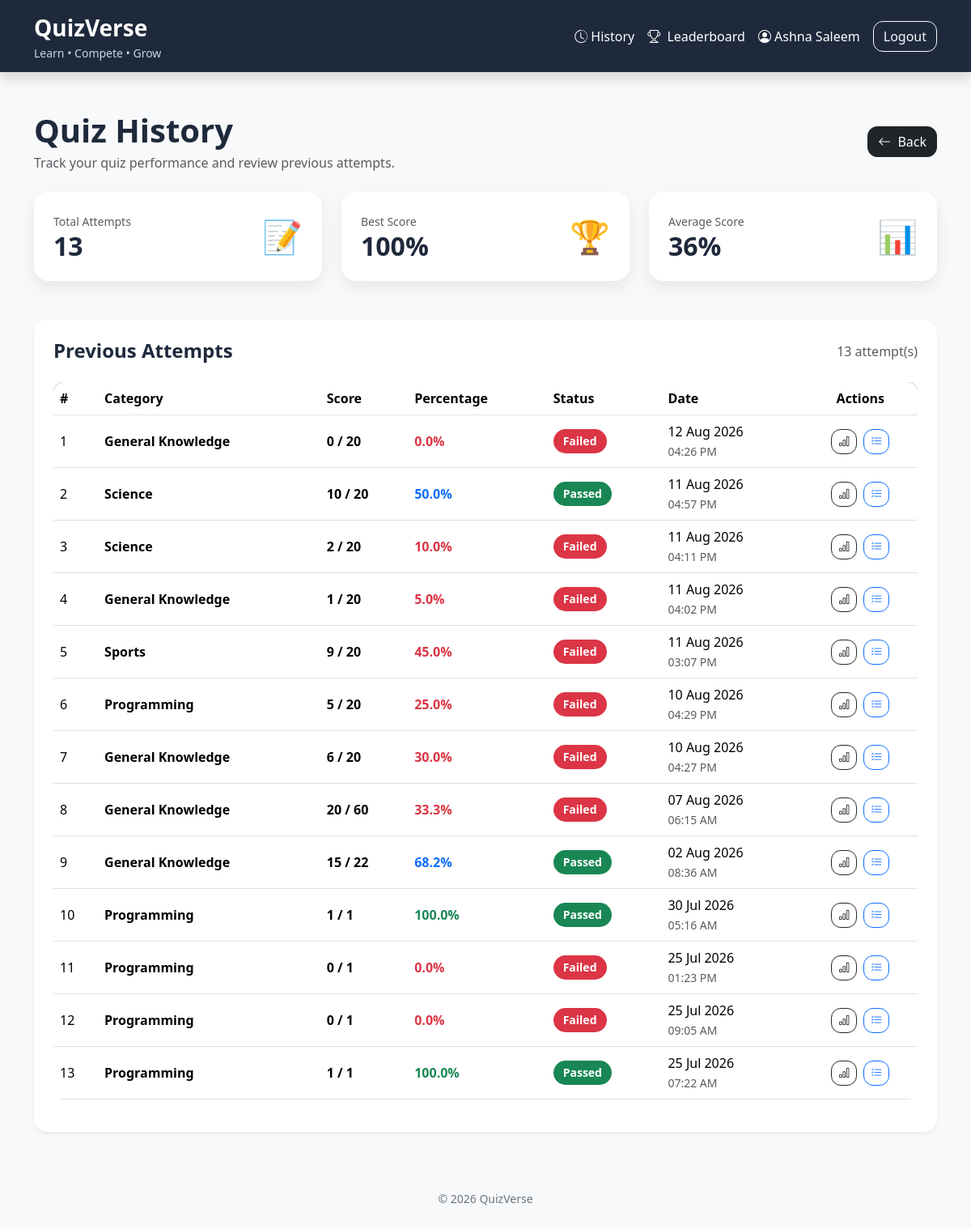
The page /online-quiz-system/participant/history.php (signed in) on the database its author committed.
### tables this page shows
CREATE TABLE `quiz_attempts` (
  `id` int(11) NOT NULL,
  `user_id` int(11) NOT NULL,
  `category_id` int(11) NOT NULL,
  `score` int(11) NOT NULL,
  `total_questions` int(11) NOT NULL,
  `attempt_date` timestamp NOT NULL DEFAULT current_timestamp()
);

CREATE TABLE `categories` (
  `id` int(11) NOT NULL,
  `category_name` varchar(100) NOT NULL,
  `description` text DEFAULT NULL,
  `created_at` timestamp NOT NULL DEFAULT current_timestamp()
);

### online-quiz-system/participant/history.php (the view, shortened to what this page needs)
<?php
include("../includes/db.php");
$user_id = $_SESSION['user_id'];
$query = mysqli_query(
    $conn,
    "
    SELECT
        quiz_attempts.id AS attempt_id,
        quiz_attempts.score,
        quiz_attempts.total_questions,
        quiz_attempts.attempt_date,
        categories.category_name
    FROM quiz_attempts
    INNER JOIN categories
        ON quiz_attempts.category_id = categories.id
    WHERE quiz_attempts.user_id='$user_id'
    ORDER BY quiz_attempts.attempt_date DESC
    "
);
$totalAttempts = mysqli_num_rows($query);
$bestScore = 0;
$totalScore = 0;
$data = [];
while($row = mysqli_fetch_assoc($query))
{
    $data[] = $row;
    if($row['total_questions'] > 0)
    {
        $percentage =
            ($row['score'] / $row['total_questions']) * 100;
    }
    else
    {
        $percentage = 0;
    }
    $totalScore += $percentage;
    if($percentage > $bestScore)
    {
        $bestScore = $percentage;
    }
}
$average = $totalAttempts
    ? $totalScore / $totalAttempts
    : 0;
?>
<!DOCTYPE html>
<html lang="en">
<head>
<link
    href="https://cdn.jsdelivr.net/npm/bootstrap@5.3.7/dist/css/bootstrap.min.css"
    rel="stylesheet"
>
<link
    rel="stylesheet"
    href="../css/style.css"
>
<link
    rel="stylesheet"
    href="https://cdn.jsdelivr.net/npm/bootstrap-icons@1.11.3/font/bootstrap-icons.min.css"
>
</head>
<body class="bg-light">
<nav class="navbar navbar-expand-lg shadow">
<div class="container">
<a
    class="navbar-brand text-white"
    href="dashboard.php"
>
<span class="d-block fw-bold fs-3">
QuizVerse
</span>
<small style="display:block;color:#CBD5E1;">
Learn • Compete • Grow
</small>
</a>
<div class="ms-auto d-flex align-items-center gap-3">
<a
    href="history.php"
    class="nav-link text-white"
>
<i class="bi bi-clock-history"></i>
History
</a>
<a
    href="leaderboard.php"
    class="nav-link text-white"
>
    <i class="bi bi-trophy me-1"></i>
    Leaderboard
</a>
<a
    href="profile.php"
    class="nav-link text-white"
>
<i class="bi bi-person-circle"></i>
<?php echo htmlspecialchars($_SESSION['user_name']); ?>
</a>
<a
    href="../logout.php"
    class="btn btn-outline-light"
>
Logout
</a>
</div>
</div>
</nav>
<div class="container py-5">
<div class="d-flex justify-content-between align-items-center mb-4">
<div>
<h1 class="fw-bold mb-1">
Quiz History
</h1>
<p class="text-muted mb-0">
Track your quiz performance and review previous attempts.
</p>
</div>
<a
    href="dashboard.php"
    class="btn btn-dark"
>
<i class="bi bi-arrow-left me-1"></i>
Back
</a>
</div>
<div class="row g-4 mb-5">
<div class="col-md-4">
<div class="card stats-card p-4 h-100">
<div class="d-flex justify-content-between align-items-center">
<div>
<small class="text-muted">
Total Attempts
</small>
<h2 class="fw-bold mb-0">
<?php echo $totalAttempts; ?>
</h2>
</div>
<div class="fs-1">
📝
</div>
</div>
</div>
</div>
<div class="col-md-4">
<div class="card stats-card p-4 h-100">
<div class="d-flex justify-content-between align-items-center">
<div>
<small class="text-muted">
Best Score
</small>
<h2 class="fw-bold mb-0">
<?php echo round($bestScore); ?>%
</h2>
</div>
<div class="fs-1">
🏆
</div>
</div>
</div>
</div>
<div class="col-md-4">
<div class="card stats-card p-4 h-100">
<div class="d-flex justify-content-between align-items-center">
<div>
<small class="text-muted">
Average Score
</small>
<h2 class="fw-bold mb-0">
<?php echo round($average); ?>%
</h2>
</div>
<div class="fs-1">
📊
</div>
</div>
</div>
</div>
</div>
<div class="card shadow-sm border-0">
<div class="card-body p-4">
<div class="d-flex justify-content-between align-items-center mb-4">
<h4 class="fw-bold mb-0">
Previous Attempts
</h4>
<span class="text-muted">
<?php echo $totalAttempts; ?> attempt(s)
</span>
</div>
<?php if($totalAttempts == 0) { ?>
<div class="text-center py-5">
<div class="fs-1 mb-3">
📚
</div>
<h4 class="fw-bold">
No quizzes attempted yet
</h4>
<p class="text-muted">
Take your first quiz to see your performance here.
</p>
<a
    href="dashboard.php"
    class="btn btn-primary"
>
<i class="bi bi-play-fill me-1"></i>
Take a Quiz
</a>
</div>
<?php } else { ?>
<div class="table-responsive">
<table class="table align-middle">
<thead>
<tr>
<th>#</th>
<th>Category</th>
<th>Score</th>
<th>Percentage</th>
<th>Status</th>
<th>Date</th>
<th class="text-center">Actions</th>
</tr>
</thead>
<tbody>
<?php
$number = 1;
foreach($data as $row)
{
    if($row['total_questions'] > 0)
    {
        $percentage =
            ($row['score'] / $row['total_questions']) * 100;
    }
    else
    {
        $percentage = 0;
    }
    if($percentage >= 50)
    {
        $status = "Passed";
        $status_color = "success";
    }
    else
    {
        $status = "Failed";
        $status_color = "danger";
    }
    if($percentage >= 80)
    {
        $score_color = "success";
    }
    elseif($percentage >= 50)
    {
        $score_color = "primary";
    }
    else
    {
        $score_color = "danger";
    }
?>
<tr>
<td>
<?php echo $number; ?>
</td>
<td>
<span class="fw-semibold">
<?php echo htmlspecialchars($row['category_name']); ?>
</span>
</td>
<td>
<strong>
<?php echo $row['score']; ?>
/
<?php echo $row['total_questions']; ?>
</strong>
</td>
<td>
<strong class="text-<?php echo $score_color; ?>">
<?php echo number_format($percentage, 1); ?>%
</strong>
</td>
<td>
<span class="badge bg-<?php echo $status_color; ?>">
<?php echo $status; ?>
</span>
</td>
<td>
<div>
<?php
echo date(
    "d M Y",
    strtotime($row['attempt_date'])
);
?>
</div>
<small class="text-muted">
<?php
echo date(
    "h:i A",
    strtotime($row['attempt_date'])
);
?>
</small>
</td>
<td>
<div class="d-flex justify-content-center gap-2">
<a
    href="result.php?attempt_id=<?php echo $row['attempt_id']; ?>"
    class="btn btn-sm btn-outline-dark"
    title="View Result"
>
<i class="bi bi-bar-chart"></i>
</a>
<a
    href="review.php?attempt_id=<?php echo $row['attempt_id']; ?>"
    class="btn btn-sm btn-outline-primary"
    title="Review Answers"
>
<i class="bi bi-list-check"></i>
</a>
</div>
</td>
</tr>
<?php
$number++;
}
?>
</tbody>
</table>
</div>
<?php } ?>
</div>
</div>
<?php include("../includes/footer.php"); ?>
</body>
</html>

### online-quiz-system/css/style.css (style rules this page uses)
body { font-family: "Segoe UI", Tahoma, Geneva, Verdana, sans-serif; background: #f5f7fb; color: #1E293B; }
.navbar { background: #1E293B !important; }
.navbar-brand { display: flex; flex-direction: column; text-decoration: none; }
.navbar-brand .fw-bold { color: #ffffff !important; font-size: 30px; font-weight: 700; }
.navbar-brand small { display: block; color: #cbd5e1 !important; font-size: 14px; }
.card { border: none; border-radius: 16px; box-shadow: 0 8px 20px rgba(0, 0, 0, .08); transition: .25s; }
.stats-card { border-radius: 18px; border: none; transition: .25s; }
.btn { border-radius: 12px; font-weight: 500; transition: .25s; }
.table { border-radius: 12px; overflow: hidden; }
.table thead { background: #1E293B; color: white; }
h1, h2, h3, h4, h5 { font-weight: 700; color: #1E293B; }
a { text-decoration: none; }
.badge { padding: 8px 12px; border-radius: 20px; font-size: 14px; }
.nav-link { color: white !important; transition: .2s; }

### rows shown on the page
quiz_attempts: bestScore "100", category.category_name "Programming", score "1", total_questions "1", percentage "100.0", status "Passed", attempt_date "30 Jul 2026", attempt_date "05:16 AM"
quiz_attempts: category.category_name "General Knowledge", score "0", total_questions "20", percentage "0.0", status "Failed", attempt_date "12 Aug 2026", attempt_date "04:26 PM"
quiz_attempts: category.category_name "Science", score "10", total_questions "20", percentage "50.0", status "Passed", attempt_date "11 Aug 2026", attempt_date "04:57 PM"
quiz_attempts: category.category_name "Science", score "2", total_questions "20", percentage "10.0", status "Failed", attempt_date "11 Aug 2026", attempt_date "04:11 PM"
quiz_attempts: category.category_name "General Knowledge", score "1", total_questions "20", percentage "5.0", status "Failed", attempt_date "11 Aug 2026", attempt_date "04:02 PM"
quiz_attempts: category.category_name "Sports", score "9", total_questions "20", percentage "45.0", status "Failed", attempt_date "11 Aug 2026", attempt_date "03:07 PM"
quiz_attempts: category.category_name "Programming", score "5", total_questions "20", percentage "25.0", status "Failed", attempt_date "10 Aug 2026", attempt_date "04:29 PM"
quiz_attempts: category.category_name "General Knowledge", score "6", total_questions "20", percentage "30.0", status "Failed", attempt_date "10 Aug 2026", attempt_date "04:27 PM"
quiz_attempts: category.category_name "General Knowledge", score "20", total_questions "60", percentage "33.3", status "Failed", attempt_date "07 Aug 2026", attempt_date "06:15 AM"
quiz_attempts: category.category_name "General Knowledge", score "15", total_questions "22", percentage "68.2", status "Passed", attempt_date "02 Aug 2026", attempt_date "08:36 AM"
quiz_attempts: category.category_name "Programming", score "0", total_questions "1", percentage "0.0", status "Failed", attempt_date "25 Jul 2026", attempt_date "01:23 PM"
quiz_attempts: category.category_name "Programming", score "0", total_questions "1", percentage "0.0", status "Failed", attempt_date "25 Jul 2026", attempt_date "09:05 AM"
quiz_attempts: category.category_name "Programming", score "1", total_questions "1", percentage "100.0", status "Passed", attempt_date "25 Jul 2026", attempt_date "07:22 AM"

### other values the page prints
$_SESSION['user_name'] "Ashna Saleem"
$totalAttempts "13"
$average "36"
